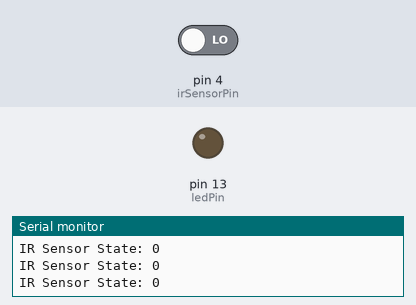
Recording of a sketch running on a simulated Arduino Uno, built with avr-gcc and run on an emulated ATmega328P. On the bench: output pins drawn as LEDs (lit = HIGH), the last lines printed to the serial monitor. The inputs (shaded band) are chosen by the test bench; at power-on: pin 4 (irSensorPin) LOW.

Above: at 1.2 s.
1.3 s: pin 4 (irSensorPin) driven HIGH
At 1.9 s:
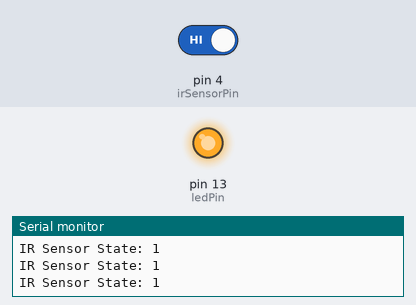
2.8 s: pin 4 (irSensorPin) driven LOW
At 3.2 s:
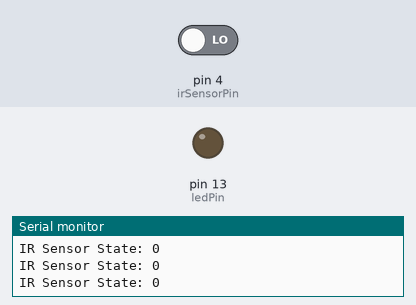
Timing chart, 0 to 5.8 s (numbered marks = the images above; inputs shaded):
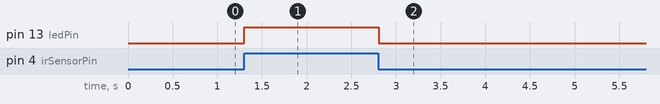

Measured:
- after the input at 1.3 s, pin 13 (ledPin): LOW → HIGH at once
- after the input at 2.8 s, pin 13 (ledPin): HIGH → LOW at once

The sketch:

IR_UNO.ino
```cpp
const int irSensorPin = 4; // Connect the signal pin of the IR sensor to digital pin 7
const int ledPin = 13;     // Built-in LED on pin 13 for indication

void setup() {
  pinMode(irSensorPin, INPUT); // Set the IR sensor pin as input
  pinMode(ledPin, OUTPUT);     // Set the LED pin as output
  Serial.begin(9600);          // Start serial communication
}

void loop() {
  int irValue = digitalRead(irSensorPin); // Read the IR sensor value

  Serial.print("IR Sensor State: ");
  Serial.println(irValue); // Display the sensor state (0 or 1)

  if (irValue == HIGH) { // Object detected
    digitalWrite(ledPin, HIGH); // Turn ON the LED
  } else {              // No object detected
    digitalWrite(ledPin, LOW);  // Turn OFF the LED
  }

  delay(100); // Small delay for stability
}
```
